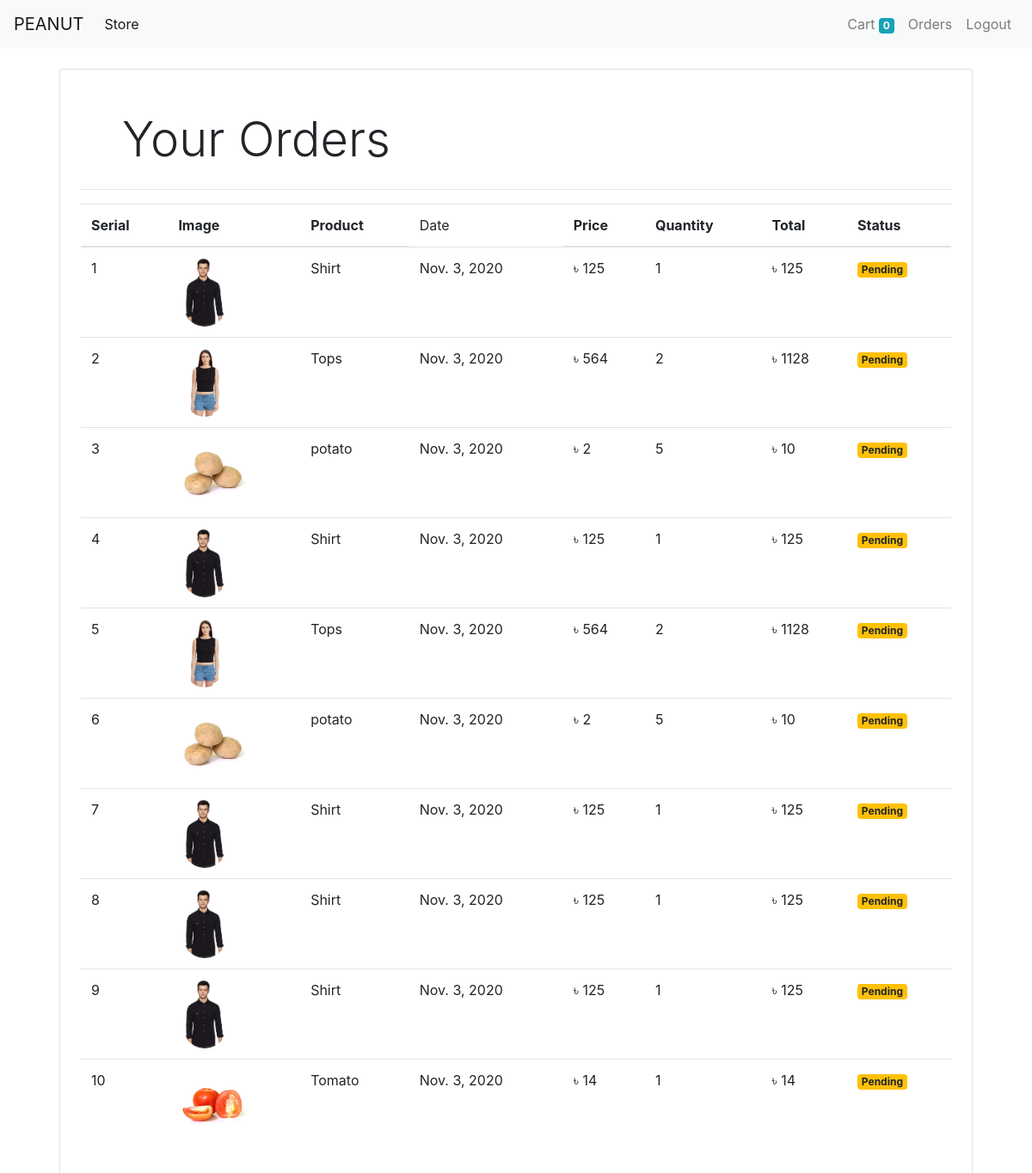
Screenshot of /orders (signed in) with the database file from the repository.
### store/models/orders.py (models this page shows, shortened)
class Order(models.Model):
    product = models.ForeignKey(Product,
                                on_delete=models.CASCADE)
    customer = models.ForeignKey(Customer,
                                 on_delete=models.CASCADE)
    quantity = models.IntegerField(default=1)
    price = models.IntegerField()
    address = models.CharField(max_length=200, default='', blank=True)
    phone = models.CharField(max_length=50, default='')
    date = models.DateField(default=datetime.datetime.now())
    status = models.BooleanField(default=False)
    @staticmethod
    def get_orders_by_customer(customer_id):
        return Order.objects.filter(customer=customer_id).order_by('status')

### store/models/product.py (models this page shows, shortened)
class Product(models.Model):
    name = models.CharField(max_length=50)
    price= models.IntegerField(default=0)
    category = models.ForeignKey(Category, on_delete=models.CASCADE, default=1)
    description = models.CharField(max_length=200, default='', null=True, blank=True)
    image = models.ImageField(upload_to='uploads/products/')

### store/middlewares/auth.py (the view)
    def middleware(request):
        returnUrl = request.META['PATH_INFO']
        if not request.session.get('customer_id'):
            return redirect(f'login?return_url={returnUrl}')
        response = get_response(request)
        return response
        return response

### store/templatetags/cart.py (called while the page is built)
@register.filter(name='multiply')
def multiply(number, number1):
    return number * number1

### store/templatetags/custom_filter.py (called while the page is built)
@register.filter(name='currency')
def currency(number):
    return "৳ "+str(number)

### store/views/orders.py (called while the page is built)
    def get(self, request):
        customer = request.session.get('customer_id')
        orders = Order.get_orders_by_customer(customer)
        return render(request, 'orders.html', {'orders': orders})

### store/templates/orders.html
{% extends 'base.html' %}
{% block content %}
{% load cart %}
{% load custom_filter %}
<div class="container">
<div class="border rounded p-4 m-4">
    <p class="display-4 pl-4 m-4">Your Orders</p>
    <hr>
    <table class="table">
        <thead>
            <tr>
                <th>Serial</th>
                <th>Image</th>
                <th>Product</th>
                <td>Date</td>
                <th>Price</th>
                <th>Quantity</th>
                <th>Total</th>
                <th>Status</th>
            </tr>
        </thead>
        <tbody>
            {% for order in orders %}
            <tr>
                <td>{{ forloop.counter }}</td>
                <td><img style="height: 80px;" class="rounded-circle" src="{{ order.product.image.url }}" alt=""></td>
                <td>{{ order.product.name }}</td>
                <td>{{ order.date }}</td>
                <td>{{ order.price|currency }}</td>
                <td>{{ order.quantity }}</td>
                <td>{{ order.quantity|multiply:order.price|currency }}</td>
                {% if order.status %}
                <td><small class="badge badge-success">Completed</small> </td>
                {% else %}
                <td><small class="badge badge-warning">Pending</small> </td>
                {% endif %}
            </tr>
            {% endfor %}
        </tbody>
    </table>
</div>
</div>
{% endblock %}

### rows the page displays
Order: product.image (picture), product.name "Shirt", date "Nov. 3, 2020", price "৳ 125", quantity "1", quantity|multiply "৳ 125", status "Pending"
Order: product.image (picture), product.name "Tops", date "Nov. 3, 2020", price "৳ 564", quantity "2", quantity|multiply "৳ 1128", status "Pending"
Order: product.image (picture), product.name "potato", date "Nov. 3, 2020", price "৳ 2", quantity "5", quantity|multiply "৳ 10", status "Pending"
Order: product.image (picture), product.name "Shirt", date "Nov. 3, 2020", price "৳ 125", quantity "1", quantity|multiply "৳ 125", status "Pending"
Order: product.image (picture), product.name "Tops", date "Nov. 3, 2020", price "৳ 564", quantity "2", quantity|multiply "৳ 1128", status "Pending"
Order: product.image (picture), product.name "potato", date "Nov. 3, 2020", price "৳ 2", quantity "5", quantity|multiply "৳ 10", status "Pending"
Order: product.image (picture), product.name "Shirt", date "Nov. 3, 2020", price "৳ 125", quantity "1", quantity|multiply "৳ 125", status "Pending"
Order: product.image (picture), product.name "Shirt", date "Nov. 3, 2020", price "৳ 125", quantity "1", quantity|multiply "৳ 125", status "Pending"
Order: product.image (picture), product.name "Shirt", date "Nov. 3, 2020", price "৳ 125", quantity "1", quantity|multiply "৳ 125", status "Pending"
Order: product.image (picture), product.name "Tomato", date "Nov. 3, 2020", price "৳ 14", quantity "1", quantity|multiply "৳ 14", status "Pending"

### other values shown
{{ request.session.cart.keys|length }} "0"
